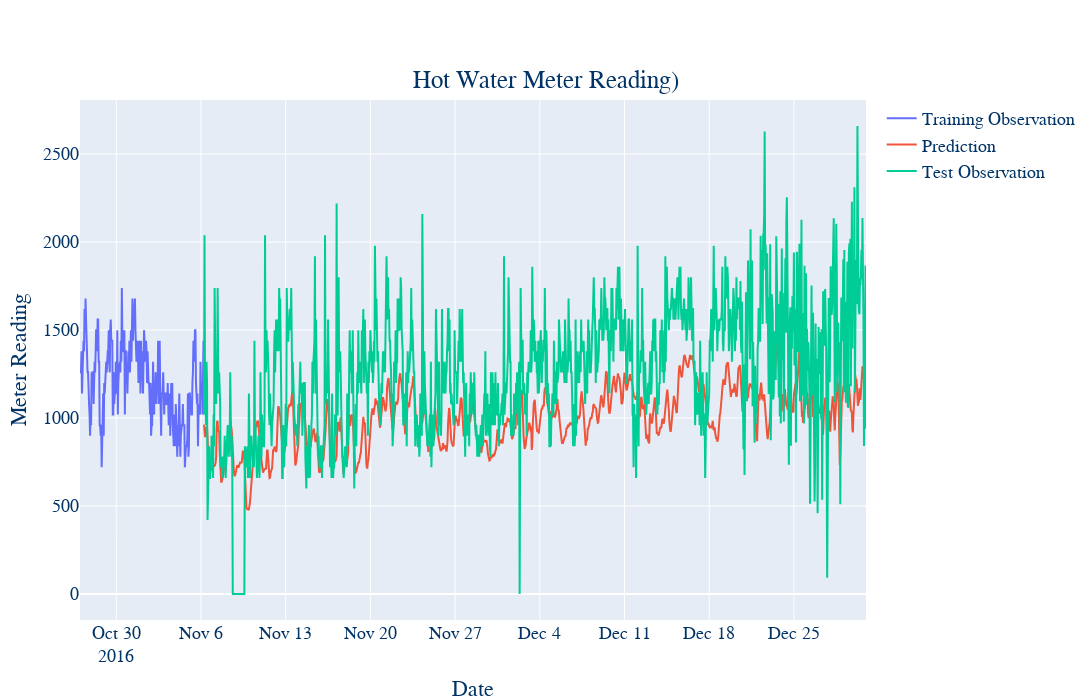

The cell this chart's notebook holds for it:
### Code cell
x = np.expand_dims(x_scaled_test, axis=0)
y_pred = steam_dropout_model.predict(x)
y_pred_rescaled = y_scaler.inverse_transform(y_pred[0])


y_train_reshaped = y_train.reshape((-1))
y_test_reshaped = y_test.reshape((-1))
y_pred_reshaped = y_pred_rescaled.reshape((-1))

trace1 = go.Scatter(
    x = steam_consumption.index[7200:num_train],
    y = y_train_reshaped,
    mode = 'lines',
    name = 'Training Observation'
)
trace2 = go.Scatter(
    x = date_test,
    y = y_pred_reshaped,
    mode = 'lines',
    name = 'Prediction'
)
trace3 = go.Scatter(
    x = date_test,
    y = y_test_reshaped,
    mode='lines',
    name = 'Test Observation'
)
layout = go.Layout(width=1400, height=700,
    title = {'text': "Hot Water Meter Reading)", 'y':0.9, 'x':0.5, 'xanchor': 'center', 'yanchor': 'top'},
    xaxis = {'title' : "Date"},
    yaxis = {'title' : "Meter Reading", }
)
fig = go.Figure(data=[trace1, trace2, trace3], layout=layout)
fig.update_layout(font=dict(family="Courier New, monospace", size=18, color="#003366", )) # "#7f7f7f"
fig.show()

### Figure 1 — Plotly figure (JSON) as saved in the notebook; plotly's stock layout.template omitted (floating-point values rounded to 4 significant figures; data arrays with more than 128 entries replaced by an {"elided": "..."} marker saying what was removed)
{"data": [{"mode": "lines", "name": "Training Observation", "type": "scatter", "x": {"elided": "246 str values"}, "y": {"elided": "7446 float values"}}, {"mode": "lines", "name": "Prediction", "type": "scatter", "x": {"elided": "1314 str values"}, "y": {"elided": "1314 float values"}}, {"mode": "lines", "name": "Test Observation", "type": "scatter", "x": {"elided": "1314 str values"}, "y": {"elided": "1314 float values"}}], "layout": {"font": {"color": "#003366", "family": "Courier New, monospace", "size": 18}, "height": 700, "title": {"text": "Hot Water Meter Reading)", "x": 0.5, "xanchor": "center", "y": 0.9, "yanchor": "top"}, "width": 1400, "xaxis": {"autorange": true, "range": ["2016-10-27", "2016-12-30 23:00"], "title": {"text": "Date"}, "type": "date"}, "yaxis": {"autorange": true, "range": [-147.8, 2807.0], "title": {"text": "Meter Reading"}, "type": "linear"}}}
